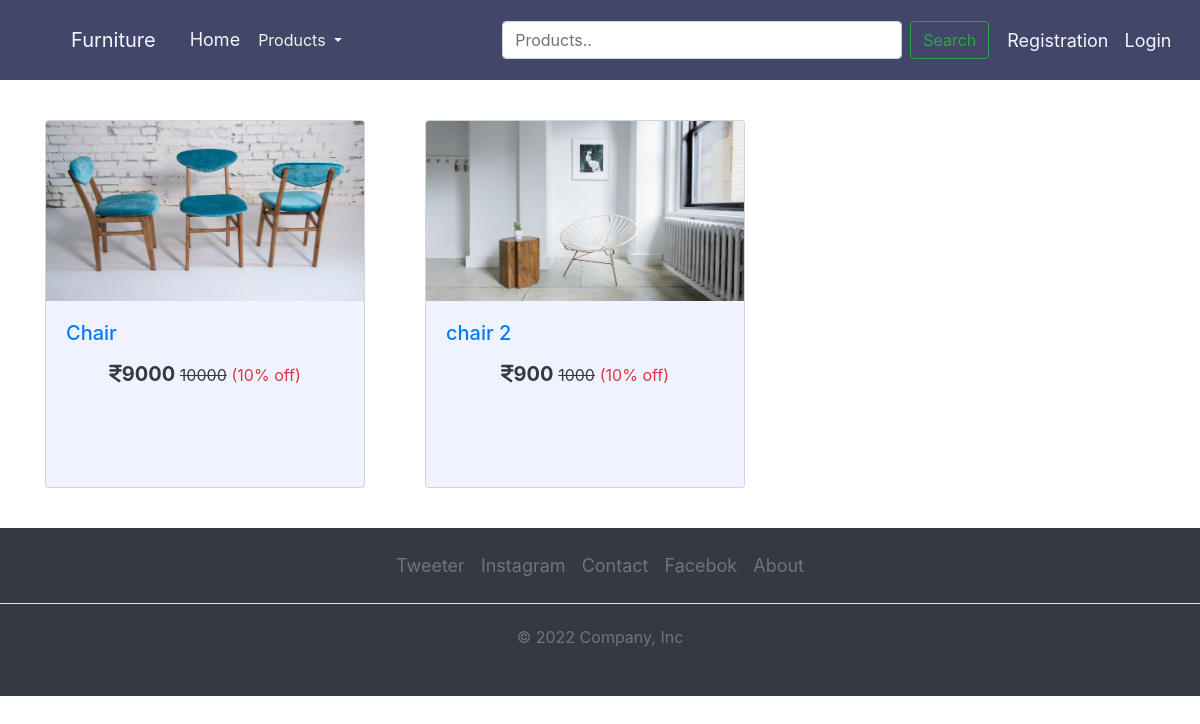
The app's page /chair_categories, older data.
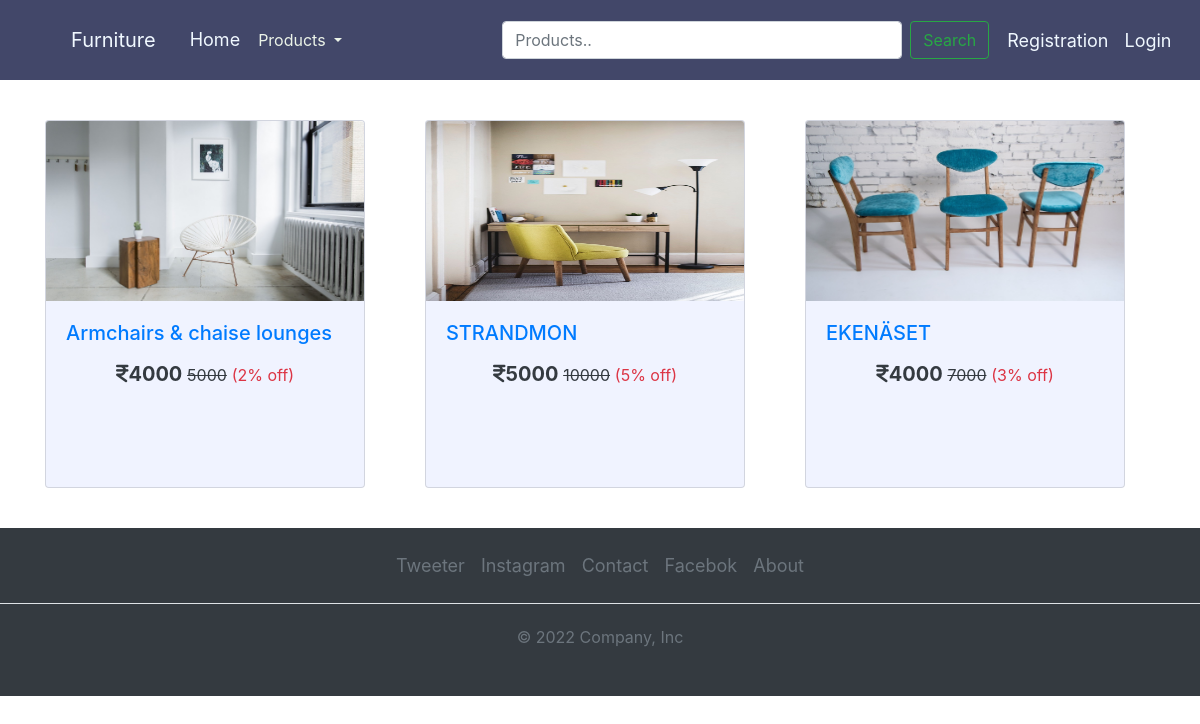
The same page, newer data.
### core/models.py (models this page shows, shortened)
class Products(models.Model):
    CATAGORY_CHOICES = [
        ('SOFA','Sofa'),
        ('BED','Bed'),
        ('CHAIR','Chair'),
    ]
    name = models.CharField(max_length=100)
    category = models.CharField(max_length=20,choices=CATAGORY_CHOICES)
    small_description = models.TextField()
    description = models.TextField()
    selling_price = models.IntegerField()
    discounted_price = models.IntegerField(default=0)
    percentage = models.IntegerField(default=0)
    price_and_quantity_total = models.IntegerField(default=0)
    product_image = models.ImageField(upload_to = 'product_images',default='none')   # As we are using image field we have to intall 'pillow'. And we have to Define MEDIA_URL in settings.py file so that all folder should save in media directory

### core/views.py (the view)
# urls.py: path('chair_categories',views.Chairs.as_view(),name='chaircategories'),
class Chairs(View):
    def get(self,request):
        chair_category = Products.objects.filter(category = 'CHAIR')
        return render(request,'core/chairs.html',{'chair_category':chair_category})

### core/templates/core/chairs.html
{% extends "core/base.html" %}
{% block home %}
{% load static %}
  <div class="container">
    <div class="row">
        {% for c in chair_category %}
        <div class="col-sm-4 ">
          <a href="{% url "productdetails" c.id %}" style="text-decoration: none; ">
            <div class="card sofa_categories_card sofa_card " style="width: 20rem; height:23rem;">
                <img class="card-img-top " src="{{c.product_image.url}}" alt="Card image cap">
                <div class="card-body">
                  <h5 class="card-title">{{c.name}}</h5>
                   <div class="text-center">
                        <h5 class="font-weight-bold text-dark "><i class="fa-solid fa-indian-rupee-sign"></i>{{c.discounted_price}} <small class="fw-light rupee"><s> {{c.selling_price}}</s></small> <small class="text-danger">({{c.percentage}}% off)</small></h5>
                    </div>
                </div>
            </div>
          </a>
        </div>
        {% endfor %}
    </div>
</div>
{% endblock home %}

### core/templates/core/base.html (shortened to what this page needs)
<!DOCTYPE html>
{% load static %}
<html lang="en">
<head>
    <link rel="stylesheet" href="{% static 'core/css/bootstrap.min.css' %}">
    <link rel="stylesheet" href="{% static 'core/css/style.css' %}">
    <link rel="stylesheet" href="{% static 'core/css/fontawesome.css' %}">
    <link rel="stylesheet" href="https://cdnjs.cloudflare.com/ajax/libs/font-awesome/6.5.1/css/all.min.css">
</head>
<body>
    <header>
   {% include "core/navbar.html" %}
    </header>
   {% block home %}{% endblock home %}
   <footer>
    {% include "core/footer.html" %}
   </footer>
</body>
</html>

### core/templates/core/navbar.html (shortened to what this page needs)
<!DOCTYPE html>
{% load static%}
<html lang="en">
<head>
    <link rel="stylesheet" href="{% static 'core/css/bootstrap.min.css' %}">
    <link rel="stylesheet" href="{% static 'core/css/style.css' %}">
    <link rel="stylesheet" href="{% static 'core/css/fontawesome.css' %}">
</head>
<body>
    <nav class="navbar navbar-expand-lg bg-body-tertiary fixed-top" style="background-color: #424769;  ">
        <div class="container-fluid ">
          <a class="navbar-brand" href="#" style="margin-left: 40px;">Furniture</a>
          <ul class="navbar-nav ml-auto mb-2 mb-lg-0" style="padding: 10px; margin-right:40px">
            <li class="nav-item">
              <a class="nav-link active" aria-current="page" href="{% url "home" %}">Home</a>
            </li>
            <li class="nav-item">
                <div class="dropdown">
                  <button class="btn btn-link dropdown-toggle product_btn" type="button" id="dropdownMenu2" data-toggle="dropdown" aria-haspopup="true" aria-expanded="false">
                    Products
                  </button>
                </div>
              </li>
            </ul>
          <div class="collapse navbar-collapse" id="navbarSupportedContent">
            <form class="d-flex" role="search" style="margin-left: 100px;">
                <input class="form-control me-2" type="search" placeholder="Products.." aria-label="Search" style="width:400px  ">
                <button class="btn btn-outline-success" type="submit" style="margin-left:8px">Search</button>
              </form>
            <ul class="navbar-nav ml-auto mb-2 mb-lg-0" style="padding: 10px; margin-right:40px">
              <li class="nav-item">
                {% if request.user.is_authenticated %}
                <div class="dropdown">
                  <button class="btn btn-link dropdown-toggle product_btn" type="button" id="dropdownMenu2" data-toggle="dropdown" aria-haspopup="true" aria-expanded="false">
                    {{user.username| capfirst}}
                  </button>
                  <div class="dropdown-menu" aria-labelledby="dropdownMenuButton">
                    <a class="dropdown-item" href="{% url "profile" %}" style="color: black;">Profile</a>
                    <a class="dropdown-item" href="{% url "order" %}" style="color: black;" >Orders</a>
                    <a class="dropdown-item" href="{% url "changepassword" %}"style="color: black;">Change Password</a>
                    <a class="dropdown-item" href="{% url "logout" %}"style="color: black;">Logout</a>
                  </div>
                </div>
                <li class="nav-item">
                  <a class="nav-link" href="{% url "viewcart" %}"><i class="fa-solid fa-cart-shopping"></i></a>
                </li>
                <li class="nav-item">
                  <a class="nav-link" href="{% url "logout" %}">Logout</a>
                </li>
                {% else %}
                <li class="nav-item">
                  <a class="nav-link" href="{% url "registration" %}">Registration</a>
                </li>
              </li>
              <li class="nav-item">
                <a class="nav-link" href={% url "login" %}>Login</a>
              </li>
              {% endif %}
            </ul>
          </div>
        </div>
      </nav>
</body>
</html>

### core/templates/core/footer.html
  <footer class="bg-dark py-3 mt-0 ">
    <ul class="nav justify-content-center border-bottom pb-3 mb-3">
      <li class="nav-item"><a href="#" class="nav-link px-2 text-muted">Tweeter</a></li>
      <li class="nav-item"><a href="#" class="nav-link px-2 text-muted">Instagram</a></li>
      <li class="nav-item"><a href="{% url "contact" %}" class="nav-link px-2 text-muted">Contact</a></li>
      <li class="nav-item"><a href="#" class="nav-link px-2 text-muted">Facebok</a></li>
      <li class="nav-item"><a href="{% url "about" %}" class="nav-link px-2 text-muted">About</a></li>
    </ul>
    <p class="text-center text-muted">© 2022 Company, Inc</p>
  </footer>

### core/static/core/css/style.css (style rules this page uses)
.nav-item { font-size: 18px; }
.nav-item a { color: aliceblue; }
.navbar-brand { color: aliceblue; }
.product_btn { color: #EBF3E8; border: none; padding: 10px; text-decoration: none; }
.card-img-top { width: 100%; height: 15vw; object-fit:fill; }
.sofa_categories_card { margin-top: 120px; margin-bottom: 40px; }
.sofa_card { background-color: #F0F3FF; }
.text-center { padding: 5px; padding-bottom: 15px; }

Row changes from the older to the newer data that the page shows:
removed Products: product_image (picture), name "Chair", discounted_price "9000", selling_price "10000", percentage "10"
removed Products: product_image (picture), name "chair 2", discounted_price "900", selling_price "1000", percentage "10"
added Products: product_image (picture), name "Armchairs & chaise lounges", discounted_price "4000", selling_price "5000", percentage "2"
added Products: product_image (picture), name "STRANDMON", discounted_price "5000", selling_price "10000", percentage "5"
added Products: product_image (picture), name "EKENÄSET", discounted_price "4000", selling_price "7000", percentage "3"
